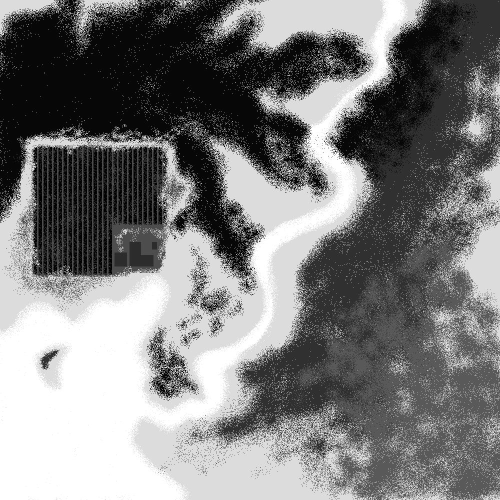
#> input picture map_fire_resistant_water.jpeg, 1000 x 1000 px, found by its file name (shown at 1/2 size)
$ python cellularAutomata_WildFires.py
#> lines starting #> are read from the running program, lines starting #| are printed output that depends on the picture
import numpy as np
import matplotlib.pyplot as plt
from matplotlib.animation import FuncAnimation
from PIL import Image
from scipy.ndimage import binary_dilation


class FireSimulation:
    """A class to simulate the spread of fire using a grayscale image as input."""

    def __init__(self, image_path, radius=5, num_steps=500, fire_spread_prob=0.2):
        """
        Initialize the FireSimulation object.

        Parameters:
            image_path (str): The path to the grayscale image representing fire resistance.
            radius (int): The radius of the neighborhood for fire spread.
            num_steps (int): The number of simulation steps to run.
            fire_spread_prob (float): The probability of fire spreading to neighboring cells.
        """
        self.image_path = image_path
        self.radius = radius
        self.num_steps = num_steps
        self.fire_spread_prob = fire_spread_prob
        self.alpha_map = None
        self.kernel = None
        self.fire_matrix = None

    def load_image(self):
        """Load the grayscale image and convert it to an alpha coefficient map."""
        image = Image.open(self.image_path).convert("L")
        self.alpha_map = 1 - np.array(image) / 255.0
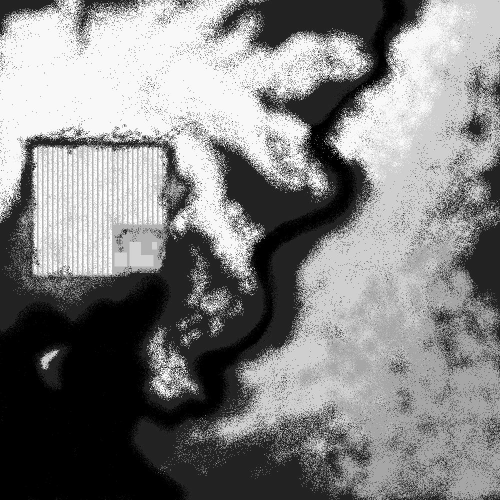
#> self.alpha_map: shape (1000, 1000) float64 (shown at 1/2 size); min 0, max 1, mean 0.511

    def create_neumann_kernel(self):
        """Create a Neumann kernel for binary dilation based on the given radius."""
        size = 2 * self.radius + 1
        center = self.radius
        self.kernel = np.array(
            [
                [
                    1 if abs(i - center) + abs(j - center) <= self.radius else 0
                    for j in range(size)
                ]
                for i in range(size)
            ],
            dtype=int,
        )

    # [17 lines left out: function update, not called in this run]

    def run_simulation(self):
        """Run the fire simulation."""
        self.load_image()
        self.create_neumann_kernel()

#> (the run stopped early here; a loop or call above may not have finished)
